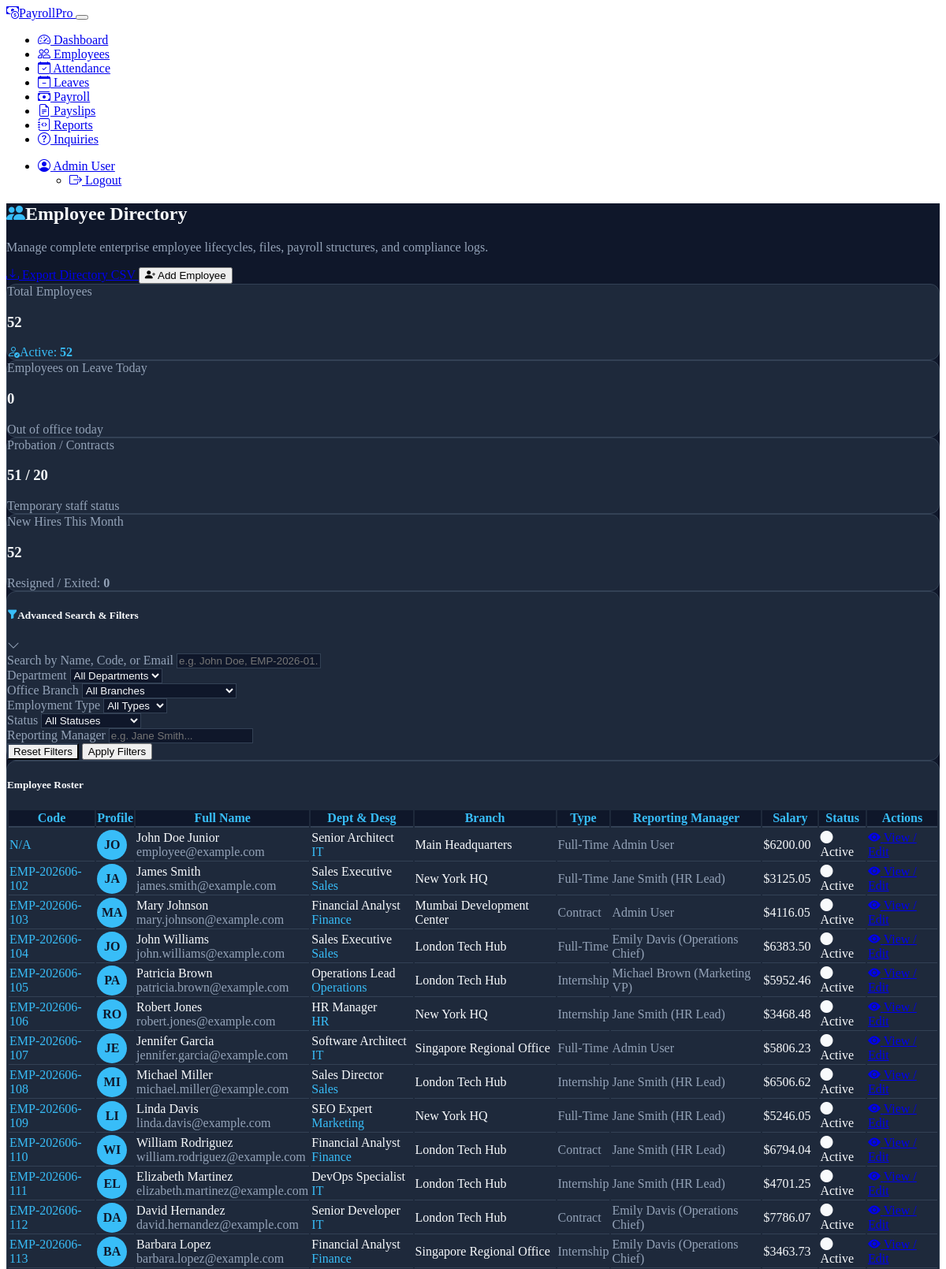
The app's page /hr/employees (signed in, upper part) with its own data.
### tables this page shows
CREATE TABLE employees (
            id INTEGER PRIMARY KEY AUTOINCREMENT,
            user_id INTEGER NOT NULL UNIQUE,
            department TEXT NOT NULL,
            designation TEXT NOT NULL,
            address TEXT DEFAULT '',
            phone TEXT DEFAULT '',
            emergency_contact TEXT DEFAULT '',
            date_of_birth TEXT,
            date_joined TEXT NOT NULL,
            basic_salary REAL NOT NULL,
            status TEXT NOT NULL, uan_number TEXT DEFAULT NULL, esi_number TEXT DEFAULT NULL, pan_number TEXT DEFAULT NULL, aadhaar_number TEXT DEFAULT NULL, state TEXT DEFAULT 'Maharashtra', pf_status TEXT DEFAULT 'Active', esi_status TEXT DEFAULT 'Active', pt_status TEXT DEFAULT 'Active', gender TEXT DEFAULT 'Male', marital_status TEXT DEFAULT 'Single', blood_group TEXT DEFAULT 'O+', nationality TEXT DEFAULT 'Indian', alternate_phone TEXT DEFAULT '', employee_code TEXT DEFAULT '', branch TEXT DEFAULT 'Main Headquarters', reporting_manager TEXT DEFAULT 'Admin User', employee_type TEXT DEFAULT 'Full-Time', probation_status TEXT DEFAULT 'Confirmed', salary_structure TEXT DEFAULT 'Standard Class', bank_account TEXT DEFAULT '', ifsc_code TEXT DEFAULT '', pf_number TEXT DEFAULT '', tax_info TEXT DEFAULT 'Single Filer', avatar_url TEXT DEFAULT NULL, personal_email TEXT DEFAULT '', emergency_contact_name TEXT DEFAULT '', emergency_contact_phone TEXT DEFAULT '', bank_name TEXT DEFAULT '', confirmation_date TEXT DEFAULT '', tax_regime TEXT DEFAULT 'New Tax Regime',
            FOREIGN KEY(user_id) REFERENCES users(id) ON DELETE CASCADE
        );

CREATE TABLE users (
            id INTEGER PRIMARY KEY AUTOINCREMENT,
            name TEXT NOT NULL,
            email TEXT NOT NULL UNIQUE,
            password TEXT NOT NULL,
            role TEXT NOT NULL,
            created_at TEXT NOT NULL
        , force_password_change INTEGER DEFAULT 0, two_factor_enabled INTEGER DEFAULT 0);

### app.py (the view, shortened to what this page needs)
@app.route('/hr/employees', methods=['GET', 'POST'])
@hr_required
def employee_management():
    form = AddEmployeeForm()
    employees = get_all_employees()
    stats = get_employee_dashboard_stats()
    new_emp = session.pop('new_emp_created', None)
    return render_template('hr/employee_management.html', form=form, employees=employees, stats=stats, new_emp=new_emp)

### forms.py
class AddEmployeeForm(FlaskForm):
    name = StringField('Full Name', validators=[DataRequired()])
    email = StringField('Email', validators=[DataRequired(), Email()])
    department = StringField('Department', validators=[DataRequired()])
    designation = StringField('Designation', validators=[DataRequired()])
    salary = FloatField('Basic Salary', validators=[DataRequired()])

### app.py (called while the page is built)
@app.before_request
def check_forced_password_change():
    if 'user_id' in session:
        if request.endpoint and request.endpoint in ['change_password', 'logout', 'static']:
            return
        user_id = session['user_id']
        con = _get_con()
        try:
            cur = con.cursor()
            cur.execute("SELECT force_password_change FROM users WHERE id = ?", (user_id,))
            row = cur.fetchone()
            if row and row['force_password_change'] == 1:
                flash('You are required to change your temporary password before proceeding.', 'warning')
                return redirect(url_for('change_password'))
        finally:
            con.close()

### models.py (called while the page is built)
def _get_con():
    con = sqlite3.connect(DB_PATH)
    con.row_factory = sqlite3.Row
    con.execute("PRAGMA foreign_keys = ON")
    return con

def get_all_employees():
    con = _get_con()
    try:
        cur = con.cursor()
        cur.execute(
            """
            SELECT e.*, u.name, u.email
            FROM employees e
            JOIN users u ON u.id = e.user_id
            """
        )
        return [dict(r) for r in cur.fetchall()]
    finally:
        con.close()

### utils.py (called while the page is built)
def hr_required(f):
    @wraps(f)
    def decorated_function(*args, **kwargs):
        if 'user_id' not in session:
            flash('Please log in to access this page', 'danger')
            return redirect(url_for('login'))
        if session.get('role') != 'hr':
            flash('You do not have permission to access this page', 'danger')
            return redirect(url_for('employee_dashboard'))
        return f(*args, **kwargs)
    return decorated_function

### templates/hr/employee_management.html (shortened to what this page needs)
{% extends 'base.html' %}
{% block content %}
<div class="container-fluid py-2 hrms-bg">
    <div class="d-flex justify-content-between align-items-center mb-4">
        <div>
            <h2 class="fw-bold mb-0 text-white"><i class="bi bi-people-fill text-accent-blue me-2"></i>Employee Directory</h2>
            <p class="text-muted-custom mb-0">Manage complete enterprise employee lifecycles, files, payroll structures, and compliance logs.</p>
        </div>
        <div class="d-flex gap-2">
            <a href="{{ url_for('download_employees_csv') }}" class="btn btn-outline-light border-muted-custom btn-sm">
                <i class="bi bi-download me-1"></i> Export Directory CSV
            </a>
            <button type="button" class="btn btn-primary bg-gradient btn-sm" data-bs-toggle="modal" data-bs-target="#addEmployeeModal">
                <i class="bi bi-person-plus-fill me-1"></i> Add Employee
            </button>
        </div>
    </div>
    <div class="row g-3 mb-4">
        <div class="col-md-3 col-sm-6">
            <div class="card hrms-card p-2">
                <div class="card-body">
                    <span class="text-muted-custom small fw-semibold">Total Employees</span>
                    <h3 class="fw-bold my-2 text-white">{{ stats.total }}</h3>
                    <span class="small text-accent-blue"><i class="bi bi-person-check me-1"></i>Active: <strong>{{ stats.active }}</strong></span>
                </div>
            </div>
        </div>
        <div class="col-md-3 col-sm-6">
            <div class="card hrms-card p-2">
                <div class="card-body">
                    <span class="text-muted-custom small fw-semibold">Employees on Leave Today</span>
                    <h3 class="fw-bold my-2 text-warning">{{ stats.on_leave }}</h3>
                    <span class="small text-muted-custom">Out of office today</span>
                </div>
            </div>
        </div>
        <div class="col-md-3 col-sm-6">
            <div class="card hrms-card p-2">
                <div class="card-body">
                    <span class="text-muted-custom small fw-semibold">Probation / Contracts</span>
                    <h3 class="fw-bold my-2 text-white">{{ stats.probation }} / {{ stats.contract }}</h3>
                    <span class="small text-muted-custom">Temporary staff status</span>
                </div>
            </div>
        </div>
        <div class="col-md-3 col-sm-6">
            <div class="card hrms-card p-2">
                <div class="card-body">
                    <span class="text-muted-custom small fw-semibold">New Hires This Month</span>
                    <h3 class="fw-bold my-2 text-success">{{ stats.new_hires }}</h3>
                    <span class="small text-muted-custom">Resigned / Exited: <strong>{{ stats.resigned }}</strong></span>
                </div>
            </div>
        </div>
    </div>
    <div class="card hrms-card mb-4">
        <div class="card-header border-muted-custom bg-transparent py-3" data-bs-toggle="collapse" data-bs-target="#advancedFilters" style="cursor: pointer;">
            <div class="d-flex justify-content-between align-items-center">
                <h5 class="card-title mb-0 text-white"><i class="bi bi-funnel-fill text-accent-blue me-2"></i>Advanced Search & Filters</h5>
                <i class="bi bi-chevron-down text-muted-custom"></i>
            </div>
        </div>
        <div id="advancedFilters" class="collapse show">
            <div class="card-body py-3">
                <div class="row g-3">
                    <div class="col-md-4">
                        <label for="searchQuery" class="form-label small text-muted-custom">Search by Name, Code, or Email</label>
                        <input type="text" id="searchQuery" class="form-control form-control-custom" placeholder="e.g. John Doe, EMP-2026-01...">
                    </div>
                    <div class="col-md-4">
                        <label for="filterDept" class="form-label small text-muted-custom">Department</label>
                        <select id="filterDept" class="form-select form-control-custom">
                            <option value="">All Departments</option>
                        </select>
                    </div>
                    <div class="col-md-4">
                        <label for="filterBranch" class="form-label small text-muted-custom">Office Branch</label>
                        <select id="filterBranch" class="form-select form-control-custom">
                            <option value="">All Branches</option>
                        </select>
                    </div>
                    <div class="col-md-4">
                        <label for="filterType" class="form-label small text-muted-custom">Employment Type</label>
                        <select id="filterType" class="form-select form-control-custom">
                            <option value="">All Types</option>
                        </select>
                    </div>
                    <div class="col-md-4">
                        <label for="filterStatus" class="form-label small text-muted-custom">Status</label>
                        <select id="filterStatus" class="form-select form-control-custom">
                            <option value="">All Statuses</option>
                        </select>
                    </div>
                    <div class="col-md-4">
                        <label for="filterManager" class="form-label small text-muted-custom">Reporting Manager</label>
                        <input type="text" id="filterManager" class="form-control form-control-custom" placeholder="e.g. Jane Smith...">
                    </div>
                </div>
                <div class="text-end mt-3">
                    <button type="button" id="resetFiltersBtn" class="btn btn-outline-secondary btn-sm text-white border-muted-custom me-2">
                        Reset Filters
                    </button>
                    <button type="button" id="applyFiltersBtn" class="btn btn-primary bg-gradient btn-sm">
                        Apply Filters
                    </button>
                </div>
            </div>
        </div>
    </div>
    <div class="card hrms-card mb-4">
        <div class="card-header border-muted-custom bg-transparent py-3">
            <h5 class="card-title mb-0 text-white">Employee Roster</h5>
        </div>
        <div class="card-body">
            <div class="table-responsive">
                <table class="table table-hover table-dark-custom align-middle" id="employeesTable">
                    <thead>
                        <tr>
                            <th>Code</th>
                            <th>Profile</th>
                            <th>Full Name</th>
                            <th>Dept & Desg</th>
                            <th>Branch</th>
                            <th>Type</th>
                            <th>Reporting Manager</th>
                            <th class="text-end">Salary</th>
                            <th class="text-center">Status</th>
                            <th class="text-center">Actions</th>
                        </tr>
                    </thead>
                    <tbody>
                        {% if employees %}
                            {% for employee in employees %}
                                <tr data-name="{{ employee.name }}"
                                    data-code="{{ employee.employee_code }}"
                                    data-email="{{ employee.email }}"
                                    data-dept="{{ employee.department }}"
                                    data-branch="{{ employee.branch }}"
                                    data-type="{{ employee.employee_type }}"
                                    data-status="{{ employee.status }}"
                                    data-manager="{{ employee.reporting_manager }}">
                                    <td class="font-monospace small text-accent-blue">{{ employee.employee_code or 'N/A' }}</td>
                                    <td>
                                        <div class="avatar-initials">
                                            {{ employee.name[:2] }}
                                        </div>
                                    </td>
                                    <td>
                                        <div class="fw-semibold text-white">{{ employee.name }}</div>
                                        <div class="small text-muted-custom">{{ employee.email }}</div>
                                    </td>
                                    <td>
                                        <div class="text-white">{{ employee.designation }}</div>
                                        <div class="small text-accent-blue">{{ employee.department }}</div>
                                    </td>
                                    <td>{{ employee.branch or 'Main HQ' }}</td>
                                    <td><span class="badge bg-secondary bg-opacity-25 text-muted-custom border border-muted-custom">{{ employee.employee_type or 'Full-Time' }}</span></td>
                                    <td class="small text-muted-custom">{{ employee.reporting_manager or 'Admin User' }}</td>
                                    <td class="text-end fw-semibold text-white">${{ "%.2f"|format(employee.basic_salary) }}</td>
                                    <td class="text-center">
                                        {% if employee.status == 'active' %}
                                            <span class="badge badge-filed"><i class="bi bi-circle-fill me-1 small"></i>Active</span>
                                        {% elif employee.status == 'inactive' %}
                                            <span class="badge badge-pending"><i class="bi bi-circle-fill me-1 small"></i>Inactive</span>
                                        {% else %}
                                            <span class="badge badge-overdue"><i class="bi bi-x-circle-fill me-1 small"></i>{{ employee.status|capitalize }}</span>
                                        {% endif %}
                                    </td>
                                    <td class="text-center">
                                        <a href="{{ url_for('edit_employee', employee_id=employee.id) }}" class="btn btn-sm btn-outline-primary bg-opacity-10">
                                            <i class="bi bi-eye-fill me-1"></i> View / Edit
                                        </a>
                                    </td>
                                </tr>
                            {% endfor %}
                        {% else %}
                            <tr>
                                <td colspan="10" class="text-center py-5 text-muted-custom">No employees found. Please register employee profiles first.</td>
                            </tr>
                        {% endif %}
                    </tbody>
                </table>
            </div>
        </div>
    </div>
</div>
{% endblock %}

### templates/hr/employee_management.html (style rules this page uses)
.hrms-bg { background-color: #0F172A; color: #F8FAFC; }
.hrms-card { background-color: #1E293B; border: 1px solid #334155; border-radius: 0.75rem; transition: all 0.3s ease; }
.text-muted-custom { color: #94A3B8; }
.text-accent-blue { color: #38BDF8; }
.border-muted-custom { border-color: #334155; }
.table-dark-custom { color: #F8FAFC; border-color: #334155; }
.table-dark-custom th { background-color: #0F172A; color: #38BDF8; font-weight: 600; border-bottom: 2px solid #334155; }
.table-dark-custom td { background-color: #1E293B; border-bottom: 1px solid #334155; }
.form-control-custom { background-color: #0F172A; border: 1px solid #334155; color: #F8FAFC; }
.avatar-initials { width: 38px; height: 38px; border-radius: 50%; background-color: #38BDF8; color: #0F172A; font-weight: 700; display: flex; align-items: center; justify-content: center; text-transform: uppercase; }

### records on screen
employees: employee_code "N/A", name "JO", name "John Doe Junior", email "employee@example.com", designation "Senior Architect", department "IT", branch "Main Headquarters", employee_type "Full-Time", reporting_manager "Admin User", basic_salary "6200.00", status "active" (drawn)
employees: employee_code "EMP-202606-102", name "JA", name "James Smith", email "james.smith@example.com", designation "Sales Executive", department "Sales", branch "New York HQ", employee_type "Full-Time", reporting_manager "Jane Smith (HR Lead)", basic_salary "3125.05", status "active" (drawn)
employees: employee_code "EMP-202606-103", name "MA", name "Mary Johnson", email "mary.johnson@example.com", designation "Financial Analyst", department "Finance", branch "Mumbai Development Center", employee_type "Contract", reporting_manager "Admin User", basic_salary "4116.05", status "active" (drawn)
employees: employee_code "EMP-202606-104", name "JO", name "John Williams", email "john.williams@example.com", designation "Sales Executive", department "Sales", branch "London Tech Hub", employee_type "Full-Time", reporting_manager "Emily Davis (Operations Chief)", basic_salary "6383.50", status "active" (drawn)
employees: employee_code "EMP-202606-105", name "PA", name "Patricia Brown", email "patricia.brown@example.com", designation "Operations Lead", department "Operations", branch "London Tech Hub", employee_type "Internship", reporting_manager "Michael Brown (Marketing VP)", basic_salary "5952.46", status "active" (drawn)
employees: employee_code "EMP-202606-106", name "RO", name "Robert Jones", email "robert.jones@example.com", designation "HR Manager", department "HR", branch "New York HQ", employee_type "Internship", reporting_manager "Jane Smith (HR Lead)", basic_salary "3468.48", status "active" (drawn)
employees: employee_code "EMP-202606-107", name "JE", name "Jennifer Garcia", email "jennifer.garcia@example.com", designation "Software Architect", department "IT", branch "Singapore Regional Office", employee_type "Full-Time", reporting_manager "Admin User", basic_salary "5806.23", status "active" (drawn)
employees: employee_code "EMP-202606-108", name "MI", name "Michael Miller", email "michael.miller@example.com", designation "Sales Director", department "Sales", branch "London Tech Hub", employee_type "Internship", reporting_manager "Jane Smith (HR Lead)", basic_salary "6506.62", status "active" (drawn)
employees: employee_code "EMP-202606-109", name "LI", name "Linda Davis", email "linda.davis@example.com", designation "SEO Expert", department "Marketing", branch "New York HQ", employee_type "Full-Time", reporting_manager "Jane Smith (HR Lead)", basic_salary "5246.05", status "active" (drawn)
employees: employee_code "EMP-202606-110", name "WI", name "William Rodriguez", email "william.rodriguez@example.com", designation "Financial Analyst", department "Finance", branch "London Tech Hub", employee_type "Contract", reporting_manager "Jane Smith (HR Lead)", basic_salary "6794.04", status "active" (drawn)
employees: employee_code "EMP-202606-111", name "EL", name "Elizabeth Martinez", email "elizabeth.martinez@example.com", designation "DevOps Specialist", department "IT", branch "London Tech Hub", employee_type "Internship", reporting_manager "Jane Smith (HR Lead)", basic_salary "4701.25", status "active" (drawn)
employees: employee_code "EMP-202606-112", name "DA", name "David Hernandez", email "david.hernandez@example.com", designation "Senior Developer", department "IT", branch "London Tech Hub", employee_type "Contract", reporting_manager "Emily Davis (Operations Chief)", basic_salary "7786.07", status "active" (drawn)
employees: employee_code "EMP-202606-113", name "BA", name "Barbara Lopez", email "barbara.lopez@example.com", designation "Financial Analyst", department "Finance", branch "Singapore Regional Office", employee_type "Internship", reporting_manager "Emily Davis (Operations Chief)", basic_salary "3463.73", status "active" (drawn)

### other values on screen
{{ session.get('name', 'User') }} "Admin User"
{{ stats.total }} "52"
{{ stats.active }} "52"
{{ stats.on_leave }} "0"
{{ stats.probation }} "51"
{{ stats.contract }} "20"
{{ stats.new_hires }} "52"
{{ stats.resigned }} "0"
